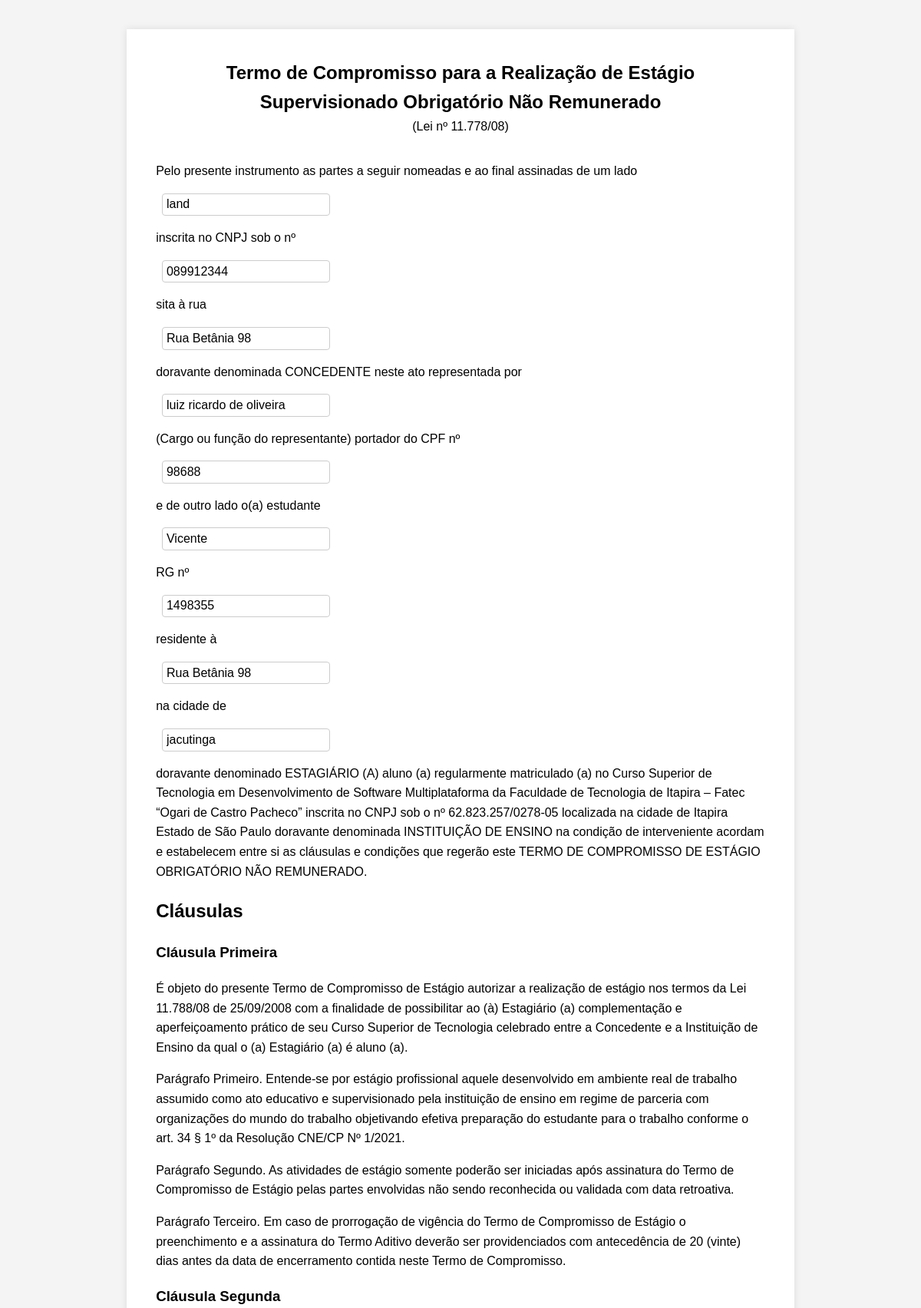
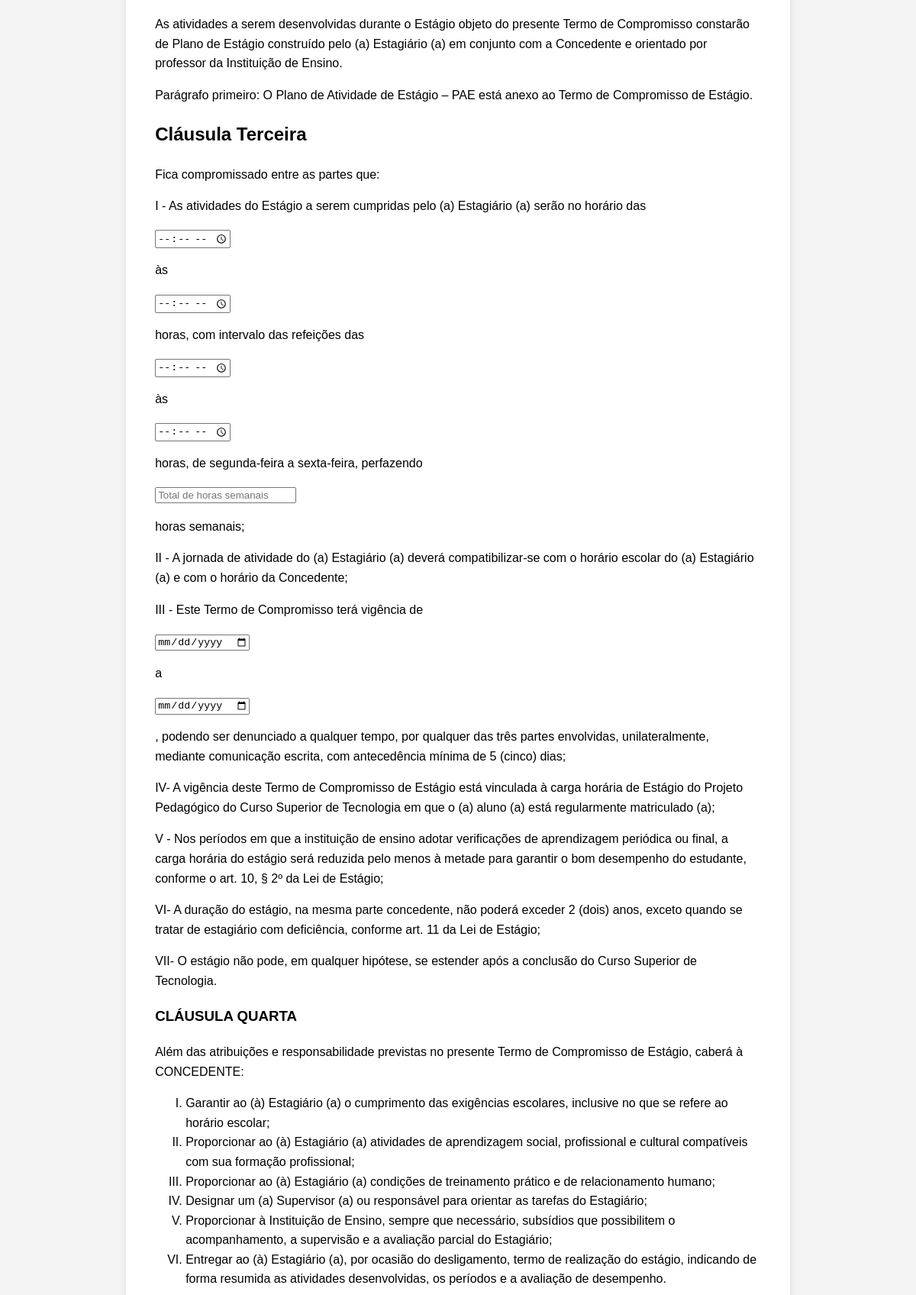
/visualizartermo.php (signed in, upper part), run on the app's committed database (2 pictures, top to bottom).
### tables this page shows
CREATE TABLE `termo` (
  `id` int(11) NOT NULL,
  `users_id` int(11) NOT NULL,
  `concedente` varchar(255) DEFAULT NULL,
  `cnpj` varchar(20) DEFAULT NULL,
  `nome_representante` varchar(255) DEFAULT NULL,
  `cpf_representante` varchar(14) DEFAULT NULL,
  `nome_estagiario` varchar(255) DEFAULT NULL,
  `rg_estagiario` varchar(20) DEFAULT NULL,
  `endereco_estagiario` varchar(255) DEFAULT NULL,
  `cidade_estagiario` varchar(100) DEFAULT NULL,
  `horario_inicio` varchar(10) DEFAULT NULL,
  `horario_fim` varchar(10) DEFAULT NULL,
  `refeicoes_inicio` varchar(10) DEFAULT NULL,
  `refeicoes_fim` varchar(10) DEFAULT NULL,
  `horas_semanais` int(11) DEFAULT NULL,
  `vigencia_inicio` date DEFAULT NULL,
  `vigencia_fim` date DEFAULT NULL,
  `numero_apolice` varchar(50) DEFAULT NULL,
  `matricula` varchar(255) DEFAULT NULL,
  `nome` varchar(255) DEFAULT NULL,
  `curso` varchar(255) DEFAULT NULL,
  `semestre` varchar(50) DEFAULT NULL,
  `endereco` varchar(255) DEFAULT NULL,
  `bairro` varchar(100) DEFAULT NULL,
  `telefone` varchar(20) DEFAULT NULL,
  `cep` varchar(20) DEFAULT NULL,
  `cidade` varchar(100) DEFAULT NULL,
  `estado` varchar(100) DEFAULT NULL,
  `email` varchar(255) DEFAULT NULL,
  `endereco_concedente` varchar(255) DEFAULT NULL,
  `cargo_supervisor` varchar(255) DEFAULT NULL,
  `telefone_supervisor` varchar(20) DEFAULT NULL,
  `email_representante` varchar(255) DEFAULT NULL
);

### visualizartermo.php (the view, shortened to what this page needs)
<?php
include('db.php');
$conn->setAttribute(PDO::ATTR_ERRMODE, PDO::ERRMODE_EXCEPTION);
$userId = $_SESSION['user_id'];
$termoSql = "SELECT t.*
              FROM termo t
              INNER JOIN users u ON t.users_id = u.id
              WHERE u.id = :userId";
$termoStmt = $conn->prepare($termoSql);
$termoStmt->bindParam(':userId', $userId);
$termoStmt->execute();
if ($termoStmt->rowCount() > 0) {
    $termoData = $termoStmt->fetch(PDO::FETCH_ASSOC);
} else {
    echo "No termo found for user with ID: " . $userId;
    exit;
}
?>
<!DOCTYPE html>
<html lang="pt-BR">
<head>
    <link rel="stylesheet" href="./css/termo.css">
</head>
<body>
    <div class="container">
        <header>
            <h1>Termo de Compromisso para a Realização de Estágio Supervisionado Obrigatório Não Remunerado</h1>
            <p>(Lei nº 11.778/08)</p>
        </header>
        <section class="termo">
            <form action="generate_pdf.php" method="POST">
                <p>Pelo presente instrumento as partes a seguir nomeadas e ao final assinadas de um lado</p>
                <input type="text" class="concedente" name="concedente" value="<?php echo $termoData['concedente']; ?>" placeholder="Concedente">
                <p>inscrita no CNPJ sob o nº</p>
                <input type="text" class="cnpj" name="cnpj" value="<?php echo $termoData['cnpj']; ?>" placeholder="CNPJ">
                <p>sita à rua</p>
                <input type="text" class="endereco_concedente" name="endereco_concedente" value="<?php echo $termoData['endereco_concedente']; ?>" placeholder="Endereço Concedente">
                <p>doravante denominada CONCEDENTE neste ato representada por</p>
                <input type="text" class="nome_representante" name="nome_representante" value="<?php echo $termoData['nome_representante']; ?>" placeholder="Nome do Representante">
                <p>(Cargo ou função do representante) portador do CPF nº</p>
                <input type="text" class="cpf_representante" name="cpf_representante" value="<?php echo $termoData['cpf_representante']; ?>" placeholder="CPF do Representante">
                <p>e de outro lado o(a) estudante</p>
                <input type="text" class="nome_estagiario" name="nome_estagiario" value="<?php echo $termoData['nome_estagiario']; ?>" placeholder="Nome do Estagiário">
                <p>RG nº</p>
                <input type="text" class="rg_estagiario" name="rg_estagiario" value="<?php echo $termoData['rg_estagiario']; ?>" placeholder="RG do Estagiário">
                <p>residente à</p>
                <input type="text" class="endereco_estagiario" name="endereco_estagiario" value="<?php echo $termoData['endereco_estagiario']; ?>" placeholder="Endereço do Estagiário">
                <p>na cidade de</p>
                <input type="text" class="cidade_estagiario" name="cidade_estagiario" value="<?php echo $termoData['cidade_estagiario']; ?>" placeholder="Cidade do Estagiário">
                <p>doravante denominado ESTAGIÁRIO (A) aluno (a) regularmente matriculado (a) no Curso Superior de Tecnologia em Desenvolvimento de Software Multiplataforma da Faculdade de Tecnologia de Itapira – Fatec “Ogari de Castro Pacheco” inscrita no CNPJ sob o nº 62.823.257/0278-05 localizada na cidade de Itapira Estado de São Paulo doravante denominada INSTITUIÇÃO DE ENSINO na condição de interveniente acordam e estabelecem entre si as cláusulas e condições que regerão este TERMO DE COMPROMISSO DE ESTÁGIO OBRIGATÓRIO NÃO REMUNERADO.</p>
                <h2>Cláusulas</h2>
                <h3>Cláusula Primeira</h3>
                <p>É objeto do presente Termo de Compromisso de Estágio autorizar a realização de estágio nos termos da Lei 11.788/08 de 25/09/2008 com a finalidade de possibilitar ao (à) Estagiário (a) complementação e aperfeiçoamento prático de seu Curso Superior de Tecnologia celebrado entre a Concedente e a Instituição de Ensino da qual o (a) Estagiário (a) é aluno (a).</p>
                <p>Parágrafo Primeiro. Entende-se por estágio profissional aquele desenvolvido em ambiente real de trabalho assumido como ato educativo e supervisionado pela instituição de ensino em regime de parceria com organizações do mundo do trabalho objetivando efetiva preparação do estudante para o trabalho conforme o art. 34 § 1º da Resolução CNE/CP Nº 1/2021.</p>
                <p>Parágrafo Segundo. As atividades de estágio somente poderão ser iniciadas após assinatura do Termo de Compromisso de Estágio pelas partes envolvidas não sendo reconhecida ou validada com data retroativa.</p>
                <p>Parágrafo Terceiro. Em caso de prorrogação de vigência do Termo de Compromisso de Estágio o preenchimento e a assinatura do Termo Aditivo deverão ser providenciados com antecedência de 20 (vinte) dias antes da data de encerramento contida neste Termo de Compromisso.</p>
                <h3>Cláusula Segunda</h3>
                <p>As atividades a serem desenvolvidas durante o Estágio objeto do presente Termo de Compromisso constarão de Plano de Estágio construído pelo (a) Estagiário (a) em conjunto com a Concedente e orientado por professor da Instituição de Ensino.</p>
                <p>Parágrafo primeiro: O Plano de Atividade de Estágio – PAE está anexo ao Termo de Compromisso de Estágio.</p>
                <h2>Cláusula Terceira</h2>
                <p>Fica compromissado entre as partes que:</p>
                <p>I - As atividades do Estágio a serem cumpridas pelo (a) Estagiário (a) serão no horário das</p>
                <input type="time" id="horario_inicio" name="horario_inicio" value="<?php echo isset($termoData['horario_inicio']) ? $termoData['horario_inicio'] : ''; ?>" required>
                <p>às</p>
                <input type="time" id="horario_fim" name="horario_fim" value="<?php echo isset($termoData['horario_fim']) ? $termoData['horario_fim'] : ''; ?>" required>
                <p>horas, com intervalo das refeições das</p>
                <input type="time" id="refeicoes_inicio" name="refeicoes_inicio" value="<?php echo isset($termoData['refeicoes_inicio']) ? $termoData['refeicoes_inicio'] : ''; ?>" required>
                <p>às</p>
                <input type="time" id="refeicoes_fim" name="refeicoes_fim" value="<?php echo isset($termoData['refeicoes_fim']) ? $termoData['refeicoes_fim'] : ''; ?>" required>
                <p>horas, de segunda-feira a sexta-feira, perfazendo</p>
                <input type="number" id="horas_semanais" name="horas_semanais" value="<?php echo isset($termoData['horas_semanais']) ? $termoData['horas_semanais'] : ''; ?>" placeholder="Total de horas semanais" required>
                <p>horas semanais;</p>
                <p>II - A jornada de atividade do (a) Estagiário (a) deverá compatibilizar-se com o horário escolar do (a) Estagiário (a) e com o horário da Concedente;</p>
                <p>III - Este Termo de Compromisso terá vigência de</p>
                <input type="date" id="vigencia_inicio" name="vigencia_inicio" value="<?php echo isset($termoData['vigencia_inicio']) ? $termoData['vigencia_inicio'] : ''; ?>" required>
                <p>a</p>
                <input type="date" id="vigencia_fim" name="vigencia_fim" value="<?php echo isset($termoData['vigencia_fim']) ? $termoData['vigencia_fim'] : ''; ?>" required>
                <p>, podendo ser denunciado a qualquer tempo, por qualquer das três partes envolvidas, unilateralmente, mediante comunicação escrita, com antecedência mínima de 5 (cinco) dias;</p>
                <p>
                    IV- A vigência deste Termo de Compromisso de Estágio está vinculada à carga horária de Estágio do Projeto Pedagógico do Curso Superior de Tecnologia em que o (a) aluno (a) está regularmente matriculado (a);
                </p>
                <p>
                    V - Nos períodos em que a instituição de ensino adotar verificações de aprendizagem periódica ou final, a carga horária do estágio será reduzida pelo menos à metade para garantir o bom desempenho do estudante, conforme o art. 10, § 2º da Lei de Estágio;
                </p>
                <p>
                    VI- A duração do estágio, na mesma parte concedente, não poderá exceder 2 (dois) anos, exceto quando se tratar de estagiário com deficiência, conforme art. 11 da Lei de Estágio;
                </p>
                <p>
                    VII- O estágio não pode, em qualquer hipótese, se estender após a conclusão do Curso Superior de Tecnologia.
                </p>
                <h3>CLÁUSULA QUARTA</h3>
                <p>
                    Além das atribuições e responsabilidade previstas no presente Termo de Compromisso de Estágio, caberá à CONCEDENTE:
                </p>
                <ol type="I">
                    <li>Garantir ao (à) Estagiário (a) o cumprimento das exigências escolares, inclusive no que se refere ao horário escolar;</li>
                    <li>Proporcionar ao (à) Estagiário (a) atividades de aprendizagem social, profissional e cultural compatíveis com sua formação profissional;</li>
                    <li>Proporcionar ao (à) Estagiário (a) condições de treinamento prático e de relacionamento humano;</li>
                    <li>Designar um (a) Supervisor (a) ou responsável para orientar as tarefas do Estagiário;</li>
                    <li>Proporcionar à Instituição de Ensino, sempre que necessário, subsídios que possibilitem o acompanhamento, a supervisão e a avaliação parcial do Estagiário;</li>
                    <li>Entregar ao (à) Estagiário (a), por ocasião do desligamento, termo de realização do estágio, indicando de forma resumida as atividades desenvolvidas, os períodos e a avaliação de desempenho.</li>
                </ol>
                <input type="text" class="matricula" id="matricula" name="matricula" value="<?php echo $termoData['matricula']; ?>"><br>
                <input type="text" class="nome" id="nome" name="nome" value="<?php echo $termoData['nome']; ?>"><br>
                <input type="text" class="curso" id="curso" name="curso" value="<?php echo $termoData['curso']; ?>"><br>
                <input type="text" class="semestre" id="semestre" name="semestre" value="<?php echo $termoData['semestre']; ?>"><br>
                <input type="text" class="endereco" id="endereco" name="endereco" value="<?php echo $termoData['endereco']; ?>"><br>
                <input type="text" class="bairro" id="bairro" name="bairro" value="<?php echo $termoData['bairro']; ?>"><br>
                <input type="text" class="telefone" id="telefone" name="telefone" value="<?php echo $termoData['telefone']; ?>"><br>
                <input type="text" class="cep" id="cep" name="cep" value="<?php echo $termoData['cep']; ?>"><br>
                <input type="text" class="cidade" id="cidade" name="cidade" value="<?php echo $termoData['cidade']; ?>"><br>
                <input type="text" class="estado" id="estado" name="estado" value="<?php echo $termoData['estado']; ?>"><br>
                <input type="email" class="email" id="email" name="email" value="<?php echo $termoData['email']; ?>"><br>
            </form>
        </section>
    </div>
</body>
</html>

### css/termo.css (style rules this page uses)
body { font-family: Arial, sans-serif; line-height: 1.6; margin: 0; padding: 0; background-color: #f4f4f4; }
.container { width: 21cm; min-height: 29.7cm; margin: 1cm auto; padding: 1cm; background-color: white; box-shadow: 0 0 10px rgba(0, 0, 0, 0.1); overflow: hidden; }
header { text-align: center; margin-bottom: 2em; }
header h1 { font-size: 1.5em; margin: 0; }
header p { margin: 0; font-size: 1em; }
.termo input[type="text"], .termo input[type="email"] { padding: 0.3em; border: 1px solid #ccc; border-radius: 4px; display: inline-block; width: auto; min-width: 100px; max-width: 100%; margin-left: 0.5em; font-size: 1em; }
.concedente { width: 10%; max-width: 40px; }
.cnpj { width: 100%; max-width: 200px; }
.endereco_concedente { width: 100%; max-width: 300px; }
.nome_representante { width: 100%; max-width: 300px; }
.cpf_representante { width: 100%; max-width: 150px; }
.nome_estagiario { width: 100%; max-width: 300px; }
.rg_estagiario { width: 100%; max-width: 150px; }
.endereco_estagiario { width: 100%; max-width: 300px; }
.cidade_estagiario { width: 100%; max-width: 200px; }

### data on the page
termo: concedente "land", cnpj "089912344", endereco_concedente "Rua Betânia 98", nome_representante "luiz ricardo de oliveira", cpf_representante "98688", nome_estagiario "Vicente", rg_estagiario "1498355", endereco_estagiario "Rua Betânia 98", cidade_estagiario "jacutinga"
